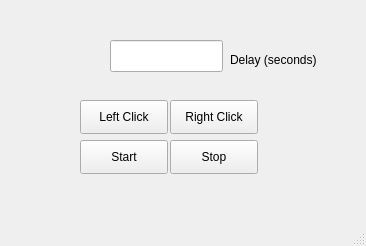
<?xml version="1.0" encoding="UTF-8"?>
<ui version="4.0">
 <class>MainWindow</class>
 <widget class="QMainWindow" name="MainWindow">
  <property name="geometry">
   <rect>
    <x>0</x>
    <y>0</y>
    <width>366</width>
    <height>246</height>
   </rect>
  </property>
  <property name="windowTitle">
   <string>MainWindow</string>
  </property>
  <widget class="QWidget" name="centralwidget">
   <widget class="QPushButton" name="start">
    <property name="geometry">
     <rect>
      <x>80</x>
      <y>140</y>
      <width>88</width>
      <height>34</height>
     </rect>
    </property>
    <property name="text">
     <string>Start</string>
    </property>
   </widget>
   <widget class="QPushButton" name="stop">
    <property name="geometry">
     <rect>
      <x>170</x>
      <y>140</y>
      <width>88</width>
      <height>34</height>
     </rect>
    </property>
    <property name="text">
     <string>Stop</string>
    </property>
   </widget>
   <widget class="QLineEdit" name="lineEdit">
    <property name="geometry">
     <rect>
      <x>110</x>
      <y>40</y>
      <width>113</width>
      <height>32</height>
     </rect>
    </property>
   </widget>
   <widget class="QLabel" name="label">
    <property name="geometry">
     <rect>
      <x>230</x>
      <y>50</y>
      <width>101</width>
      <height>20</height>
     </rect>
    </property>
    <property name="text">
     <string>Delay (seconds)</string>
    </property>
   </widget>
   <widget class="QPushButton" name="LMB">
    <property name="geometry">
     <rect>
      <x>80</x>
      <y>100</y>
      <width>88</width>
      <height>34</height>
     </rect>
    </property>
    <property name="text">
     <string>Left Click</string>
    </property>
   </widget>
   <widget class="QPushButton" name="RMB">
    <property name="geometry">
     <rect>
      <x>170</x>
      <y>100</y>
      <width>88</width>
      <height>34</height>
     </rect>
    </property>
    <property name="text">
     <string>Right Click</string>
    </property>
   </widget>
  </widget>
  <widget class="QMenuBar" name="menubar">
   <property name="geometry">
    <rect>
     <x>0</x>
     <y>0</y>
     <width>366</width>
     <height>30</height>
    </rect>
   </property>
  </widget>
  <widget class="QStatusBar" name="statusbar"/>
 </widget>
 <resources/>
 <connections/>
</ui>
